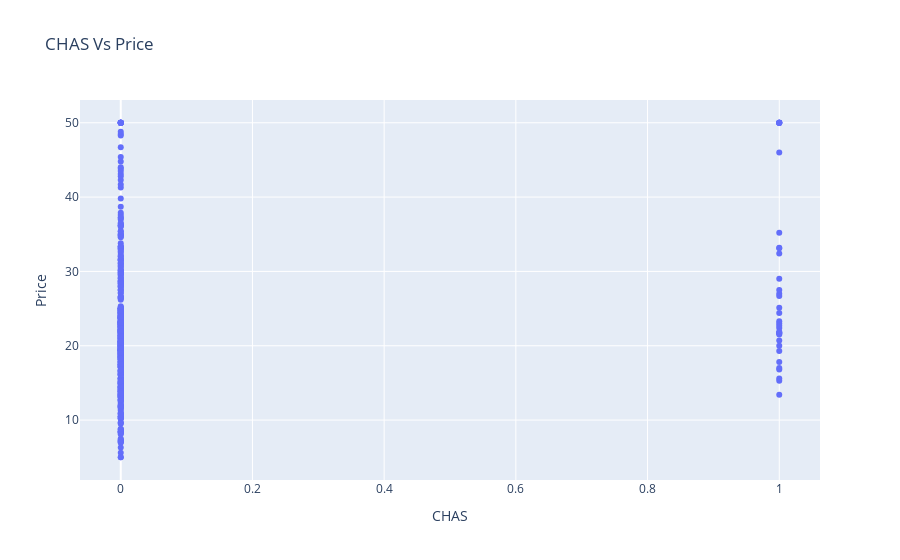

The cell this chart's notebook holds for it:
### Markdown cell above
<span style="color:yellow">**Scatter Plot for Charles River dummy variable**</span>

Charles River dummy variable (= 1 if tract bounds river; 0 otherwise)

### Code cell
fig = px.scatter(dataset,x='CHAS',y='Price',title="CHAS Vs Price")
fig.show()

### Figure 1 — Plotly figure (JSON) as saved in the notebook; plotly's stock layout.template omitted (floating-point values rounded to 4 significant figures; data arrays with more than 128 entries replaced by an {"elided": "..."} marker saying what was removed)
{"data": [{"hovertemplate": "CHAS=%{x}<br>Price=%{y}<extra></extra>", "legendgroup": "", "marker": {"color": "#636efa", "symbol": "circle"}, "mode": "markers", "name": "", "orientation": "v", "showlegend": false, "type": "scatter", "x": {"elided": "506 int values"}, "xaxis": "x", "y": {"elided": "506 float values"}, "yaxis": "y"}], "layout": {"legend": {"tracegroupgap": 0}, "title": {"text": "CHAS Vs Price"}, "xaxis": {"anchor": "y", "domain": [0, 1], "title": {"text": "CHAS"}}, "yaxis": {"anchor": "x", "domain": [0, 1], "title": {"text": "Price"}}}}
